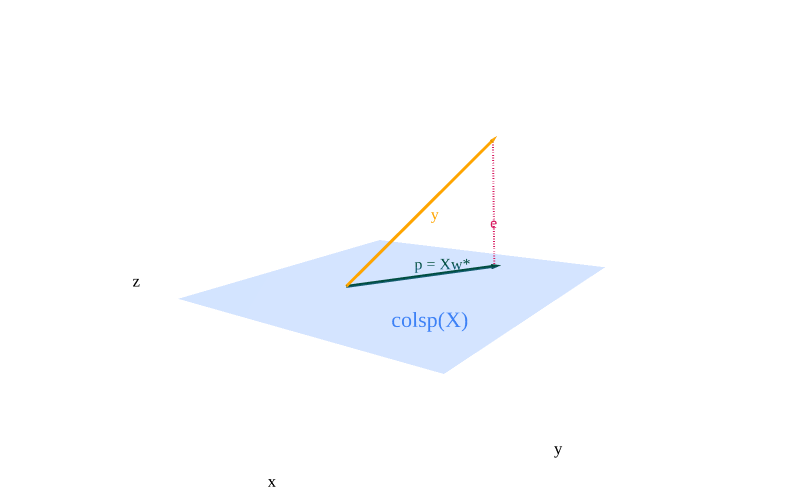

This figure's notebook cell:
### Markdown cell above
---
numbering: false
---

# 6.4. The Complete Solution to the Normal Equations

In [Chapter 6.3](./03-projecting-onto-column-space.ipynb), we explored the idea of projecting a vector onto the column space of a matrix. If $\color{#3d81f6} X$ has linearly independent columns, then the vector in $\text{colsp}({\color{#3d81f6} X})$ that is closest to $\color{orange} \vec y$ is the vector ${\color{#3d81f6} X} \vec w^*$, where $\vec w^*$ is the unique solution to the normal equation,

$${\color{#3d81f6} X^T} {\color{#3d81f6} X} \vec w^* = {\color{#3d81f6} X^T} {\color{orange} \vec y}$$

When $\color{#3d81f6} X$ has linearly independent columns, then ${\color{#3d81f6} X^T} {\color{#3d81f6} X}$ is invertible, so we can solve for $\vec w^*$ uniquely.

$$\vec w^* = ({\color{#3d81f6} X^T} {\color{#3d81f6} X})^{-1} {\color{#3d81f6} X^T} {\color{orange} \vec y}$$

---

## What if $\color{#3d81f6} X$'s Columns are Linearly Dependent?

In the case where $\color{#3d81f6} X$'s columns are linearly dependent, we can't invert $\color{#3d81f6} X^T \color{#3d81f6} X$ to solve for $\vec w^*$. This means that

$${\color{#3d81f6} X^T} {\color{#3d81f6} X} \vec w = {\color{#3d81f6} X^T} {\color{orange} \vec y}$$

has infinitely many solutions. Let's give more thought to what these solutions actually are.

First, note that all of these solutions for $\vec w^*$ **correspond to the same projection,** $\vec p = X \vec w^*$. The "best approximation" of $\color{orange} \vec y$ in $\text{colsp}({\color{#3d81f6}X})$ is always just one vector; if there are infinitely many $\vec w^*$'s, that just means there are infinitely many ways of describing that one best approximation. Remember, if vectors are linearly independent, then any of their linear combinations can only be expressed in one way; if they are linearly dependent, then their linear combinations can be expressed in infinitely many ways.

In other words, if $\color{#3d81f6} X$ has linearly dependent columns, then there are infinitely many $\vec w^*$'s that satisfy the normal equation, but they all correspond to the same projection $\vec p = {\color{#3d81f6} X} \vec w^*$ in the figure below.

### Code cell
from utils import plot_vectors
import numpy as np
import plotly.graph_objects as go

y = np.array([1, 3, 2]) * 1.5
v1 = (1, 0, 0.25)
v2 = np.array([2, 2, 0]) * 0.5

def create_base_fig(show_spanners=True):
    # Define the vectors
    v3 = (-3.5 * v1[0] + 4 * v2[0], -3.5 * v1[1] + 4 * v2[1], -3.5 * v1[2] + 4 * v2[2])  # v3 is v1 + v2, which is on the plane spanned by v1 and v2

    # Plot the vectors using plot_vectors function
    vectors = [
        (tuple(y), "orange", "y"),
        (v1, "#3d81f6", "x⁽¹⁾"), 
        (tuple(-v2), "#3d81f6", "x⁽²⁾"),
        (v3, "#3d81f6", "x⁽³⁾")
    ]
    
    if not show_spanners:
        vectors = [vectors[0]]

    # Remove axis labels and gridlines by passing show_axis_labels=False and hiding grid/ticks later
    fig = plot_vectors(vectors, show_axis_labels=False, vdeltaz=5, vdeltax=1)

    # Make the plane look more rectangular by using a smaller, symmetric range for s and t
    plane_extent = 20  # controls the "size" of the rectangle
    num_points = 3   # fewer points for a cleaner rectangle

    s_range = np.linspace(-plane_extent, plane_extent, num_points)
    t_range = np.linspace(-plane_extent, plane_extent, num_points)
    s_grid, t_grid = np.meshgrid(s_range, t_range)

    plane_x = s_grid * v1[0] + t_grid * v2[0]
    plane_y = s_grid * v1[1] + t_grid * v2[1]
    plane_z = s_grid * v1[2] + t_grid * v2[2]

    fig.add_trace(go.Surface(
        x=plane_x,
        y=plane_y,
        z=plane_z,
        opacity=0.8,
        colorscale=[[0, 'rgba(61,129,246,0.3)'], [1, 'rgba(61,129,246,0.3)']],
        showscale=False,
    ))

    # Annotate the plane with "colsp(X)"
    # Move the annotation "down" the plane by choosing negative s and t values
    label_s = 0.3
    label_t = 0.9
    label_x = label_s * v1[0] + label_t * v2[0]
    label_y_coord = label_s * v1[1] + label_t * v2[1] - 2
    label_z = label_s * v1[2] + label_t * v2[2]

    fig.add_trace(go.Scatter3d(
        x=[4],
        y=[-2],
        z=[2],  # small offset above the plane for visibility
        mode="text",
        text=[r"colsp(X)"],
        textposition="middle center",
        textfont=dict(size=22, color="#3d81f6"),
        showlegend=False
    ))

    # Set equal ranges for all axes to make grid boxes square, but remove gridlines and axis labels
    axis_range = [-3, 5]  # Same range for all axes
    
    fig.update_layout(
        scene_camera=dict(
            eye=dict(x=1, y=-1.3, z=1)
        ),
        scene=dict(
            xaxis=dict(
                range=axis_range,
                dtick=1,
                showgrid=False,
                showticklabels=False,
                title=None,
                zeroline=False,
            ),
            yaxis=dict(
                range=axis_range,
                dtick=1,
                showgrid=False,
                showticklabels=False,
                title=None,
                zeroline=False,
            ),
            zaxis=dict(
                range=axis_range,
                dtick=1,
                showgrid=False,
                showticklabels=False,
                title=None,
                zeroline=False,
            ),
            aspectmode="cube",
            aspectratio=dict(x=1, y=1, z=1),  # Explicitly set 1:1:1 ratio
        ),
    )
    return fig

def plot_vectors_with_errors(vectors_list, base_fig=None, notation="0"):
    """
    Takes a list of vectors and draws each one in #004d40 with a dotted error line in #d81a60.
    
    Parameters:
    -----------
    vectors_list : list of array-like
        List of vectors to plot. Each vector should be a 3D point/vector.
    base_fig : plotly.graph_objects.Figure, optional
        Base figure to build upon. If None, creates a new base figure using create_base_fig().
    
    Returns:
    --------
    fig : plotly.graph_objects.Figure
        The figure with vectors and error lines added.
    """
    fig = create_base_fig(show_spanners=False)
    
    # Get y vector from create_base_fig (defined the same way)
    y = np.array([1, 3, 2]) * 1.5
    
    for i, vec in enumerate(vectors_list):
        vec = np.array(vec)
        
        # Draw the vector in #004d40
        fig.add_trace(go.Scatter3d(
            x=[0, vec[0]],
            y=[0, vec[1]],
            z=[0, vec[2]],
            mode='lines',
            line=dict(color='#004d40', width=6),
            showlegend=False
        ))
        
        # Add arrowhead for the vector
        fig.add_trace(go.Cone(
            x=[vec[0]],
            y=[vec[1]],
            z=[vec[2]],
            u=[vec[0]],
            v=[vec[1]],
            w=[vec[2]],
            colorscale=[[0, '#004d40'], [1, '#004d40']],
            showscale=False,
            sizemode="absolute",
            sizeref=0.3,
            showlegend=False
        ))
        
        # Draw the error line (dotted) from vec to y in #d81a60
        fig.add_trace(go.Scatter3d(
            x=[vec[0], y[0]],
            y=[vec[1], y[1]],
            z=[vec[2], y[2]],
            mode='lines',
            line=dict(color='#d81a60', width=4, dash='dash'),
            showlegend=False
        ))

        # Annotate the vectors and error lines
        if i == 0:
            # Annotate the vector as Xw₀
            fig.add_trace(go.Scatter3d(
                x=[1], y=[3], z=[-0.5],
                mode='text',
                text=["p\u2080 = Xw\u2080"] if notation == "0" else ["p = Xw*"],  # \u2080 is Unicode subscript zero
                textposition="middle center",
                textfont=dict(color='#004d40', size=16),
                showlegend=False
            ))
            # Annotate the error as e₀
            mid_error = (vec + y) / 2
            fig.add_trace(go.Scatter3d(
                x=[mid_error[0]],
                y=[mid_error[1]],
                z=[mid_error[2]],
                mode='text',
                text=["e\u2080"] if notation == "0" else ["e"],
                textposition="bottom center",
                textfont=dict(color='#d81a60', size=16),
                showlegend=False
            ))
        else:
            # Annotate the vector as Xw'
            fig.add_trace(go.Scatter3d(
                x=[2], y=[-1], z=[1],
                mode='text',
                text=["p' = Xw'"],
                textposition="middle center",
                textfont=dict(color='#004d40', size=16),
                showlegend=False
            ))
            # Annotate the error as e'
            mid_error = (vec + y) / 2
            fig.add_trace(go.Scatter3d(
                x=[mid_error[0]],
                y=[mid_error[1]],
                z=[mid_error[2]],
                mode='text',
                text=["e'"],
                textposition="bottom center",
                textfont=dict(color='#d81a60', size=16),
                showlegend=False
            ))
    
    return fig

fig = create_base_fig()

# y = np.array([1, 3, 2]) * 1.5
# v1 = (1, 0, 0.25)
# v2 = np.array([2, 2, 0]) * 0.5

X = np.vstack([v1, v2]).T
w = np.linalg.inv(X.T @ X) @ X.T @ y
# w = [-1.333, 3.6667]
p = X @ w
test_vectors = [p]

# Plot vectors with errors and draw a right angle between p and e
fig = plot_vectors_with_errors(test_vectors, fig, notation='*')
fig.show()

### Figure 1 — Plotly figure (JSON) as saved in the notebook; plotly's stock layout.template omitted (floating-point values rounded to 4 significant figures)
{"data": [{"hovertemplate": "(%{x}, %{y}, %{z})<extra></extra>", "line": {"color": "orange", "width": 6}, "mode": "lines", "showlegend": false, "type": "scatter3d", "x": [0, 1.5], "y": [0, 4.5], "z": [0, 3]}, {"colorscale": [[0, "orange"], [1, "orange"]], "hoverinfo": "skip", "showlegend": false, "showscale": false, "sizemode": "raw", "sizeref": 0.4, "type": "cone", "u": [0.15], "v": [0.45], "w": [0.3], "x": [1.5], "y": [4.5], "z": [3]}, {"hoverinfo": "skip", "mode": "text", "showlegend": false, "text": ["y"], "textfont": {"color": "orange", "family": "Palatino", "size": 16}, "textposition": "middle center", "type": "scatter3d", "x": [1.224], "y": [2.203], "z": [1.5]}, {"colorscale": [[0, "rgba(61,129,246,0.3)"], [1, "rgba(61,129,246,0.3)"]], "opacity": 0.8, "showscale": false, "type": "surface", "x": [[-40.0, -20.0, 0.0], [-20.0, 0.0, 20.0], [0.0, 20.0, 40.0]], "y": [[-20.0, -20.0, -20.0], [0.0, 0.0, 0.0], [20.0, 20.0, 20.0]], "z": [[-5.0, 0.0, 5.0], [-5.0, 0.0, 5.0], [-5.0, 0.0, 5.0]]}, {"mode": "text", "showlegend": false, "text": ["colsp(X)"], "textfont": {"color": "#3d81f6", "size": 22}, "textposition": "middle center", "type": "scatter3d", "x": [4], "y": [-2], "z": [2]}, {"line": {"color": "#004d40", "width": 6}, "mode": "lines", "showlegend": false, "type": "scatter3d", "x": [0, 2.333], "y": [0, 3.667], "z": [0, -0.3333]}, {"colorscale": [[0, "#004d40"], [1, "#004d40"]], "showlegend": false, "showscale": false, "sizemode": "absolute", "sizeref": 0.3, "type": "cone", "u": [2.333], "v": [3.667], "w": [-0.3333], "x": [2.333], "y": [3.667], "z": [-0.3333]}, {"line": {"color": "#d81a60", "dash": "dash", "width": 4}, "mode": "lines", "showlegend": false, "type": "scatter3d", "x": [2.333, 1.5], "y": [3.667, 4.5], "z": [-0.3333, 3]}, {"mode": "text", "showlegend": false, "text": ["p = Xw*"], "textfont": {"color": "#004d40", "size": 16}, "textposition": "middle center", "type": "scatter3d", "x": [1], "y": [3], "z": [-0.5]}, {"mode": "text", "showlegend": false, "text": ["e"], "textfont": {"color": "#d81a60", "size": 16}, "textposition": "bottom center", "type": "scatter3d", "x": [1.917], "y": [4.083], "z": [1.333]}], "layout": {"font": {"color": "black", "family": "Palatino", "size": 14}, "height": 500, "margin": {"b": 0, "l": 0, "r": 0, "t": 0}, "paper_bgcolor": "white", "plot_bgcolor": "white", "scene": {"aspectmode": "cube", "aspectratio": {"x": 1, "y": 1, "z": 1}, "bgcolor": "white", "camera": {"eye": {"x": 1, "y": -1.3, "z": 1}}, "xaxis": {"backgroundcolor": "white", "dtick": 1, "gridcolor": "#f0f0f0", "range": [-3, 5], "showbackground": true, "showgrid": false, "showticklabels": false, "tickfont": {"size": 10}, "title": {}, "zeroline": false, "zerolinecolor": "gray"}, "yaxis": {"backgroundcolor": "white", "dtick": 1, "gridcolor": "#f0f0f0", "range": [-3, 5], "showbackground": true, "showgrid": false, "showticklabels": false, "tickfont": {"size": 10}, "title": {}, "zeroline": false, "zerolinecolor": "gray"}, "zaxis": {"backgroundcolor": "white", "dtick": 1, "gridcolor": "#f0f0f0", "range": [-3, 5], "showbackground": true, "showgrid": false, "showticklabels": false, "tickfont": {"size": 10}, "title": {}, "zeroline": false, "zerolinecolor": "gray"}}, "width": 800}}
